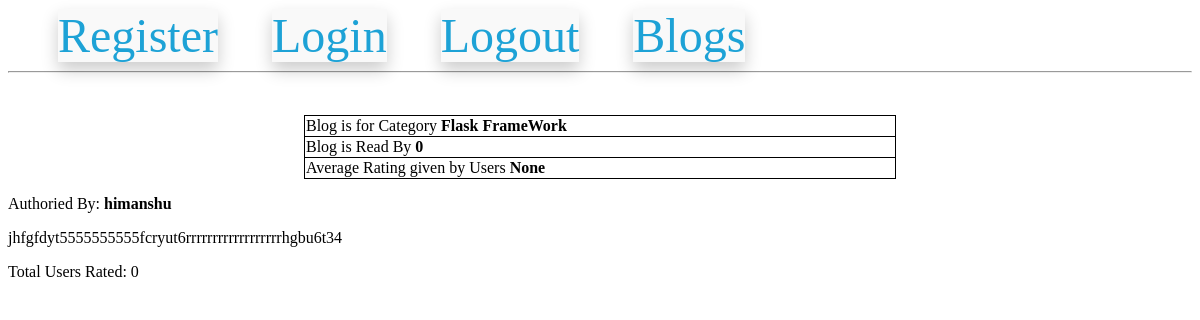
The page /blogDetail/2/himanshu/Flask FrameWork (signed in) on the database as committed earlier.
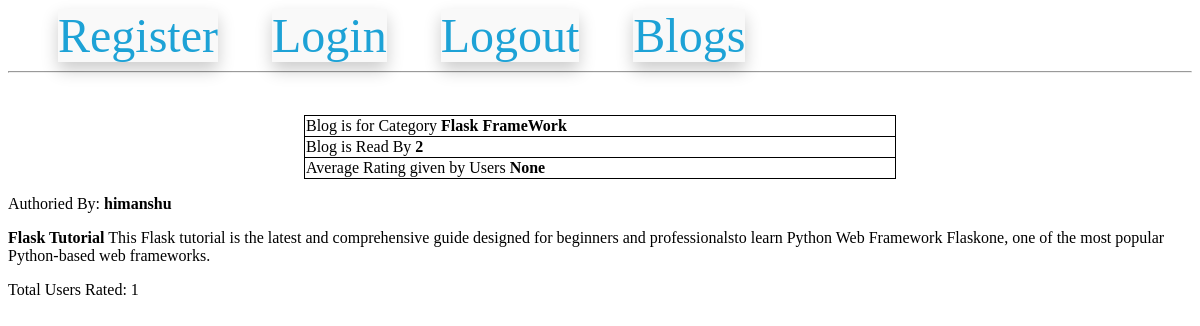
The same page on the database as committed later.
### models.py (models this page shows)
class BlogModel(db.Model):
    id = db.Column(db.Integer, primary_key=True)
    category_id = db.Column(
        db.Integer, db.ForeignKey("category_master.category_id"), nullable=False
    )
    blog_user_id = db.Column(db.Integer, db.ForeignKey("users.id"), nullable=False)
    blog_text = db.Column(db.Text, nullable=False)
    blog_creation_date = db.Column(db.DateTime)
    blog_read_count = db.Column(db.Integer, default=0)
    blog_rating_count = db.Column(db.Integer, default=0)

### routes.py (the view, shortened to what this page needs)
@app.route(
    "/blogDetail/<int:blog_id>/<string:username>/<string:category>",
    methods=["GET", "POST"],
)
@login_required
def blog_detail(blog_id, username, category):
    blog = BlogModel.query.get(blog_id)
    if request.method == "GET":
        if current_user.id != blog.blog_user_id:
            blog.blog_read_count = blog.blog_read_count + 1
            db.session.commit()
        rating = (
            db.session.query(func.avg(BlogComment.blog_rating))
            .filter(BlogComment.blog_rating == int(blog_id))
            .first()[0]
        )
        return render_template(
            "/blog_details.html",
            blog=blog,
            rating=rating,
            author=username,
            category=category,
        )

### models.py (called while the page is built)
@login.user_loader
def load_user(id):
    return UserModel.query.get(int(id))

### templates/blog_details.html (shortened to what this page needs)
{% extends 'base.html' %}
{% block content %}
<br>
<form method="POST" action="">
  <center>
  <p>
   <table style="width:50%;">
    <tr>
     <td style="width:80%;">
      Blog is for Category <b>{{ category }}</b>
     </td>
    <tr>
    <tr>
     <td style="width:80%;">
      Blog is Read By <b>{{ blog.blog_read_count }}</b>
     </td>
    <tr>
    <tr>
     <td style="width:80%;">
      Average Rating given by Users <b>{{ rating }}</b>
     </td>
    </table>
   </p>
</center>
Authoried By: <b>{{ author }}</b>
<p>
{{ blog.blog_text|safe }}
</p>
<p>
Total Users Rated: {{ blog.blog_rating_count }}
</p>
{% endblock %}

Rows that differ between the two databases and show on the page:
changed BlogModel: blog_read_count "0" → "2"; blog_text "jhfgfdyt5555555555fcryut6rrrrrrrrrrrrrrrrrrhgbu6t34" → "Flask Tutorial This Flask tutorial is the latest and comprehensive guide designed for beginners and professionalsto learn Python Web Framework Flaskone, one of the most popular Python-based web frameworks."; blog_rating_count "0" → "1"
